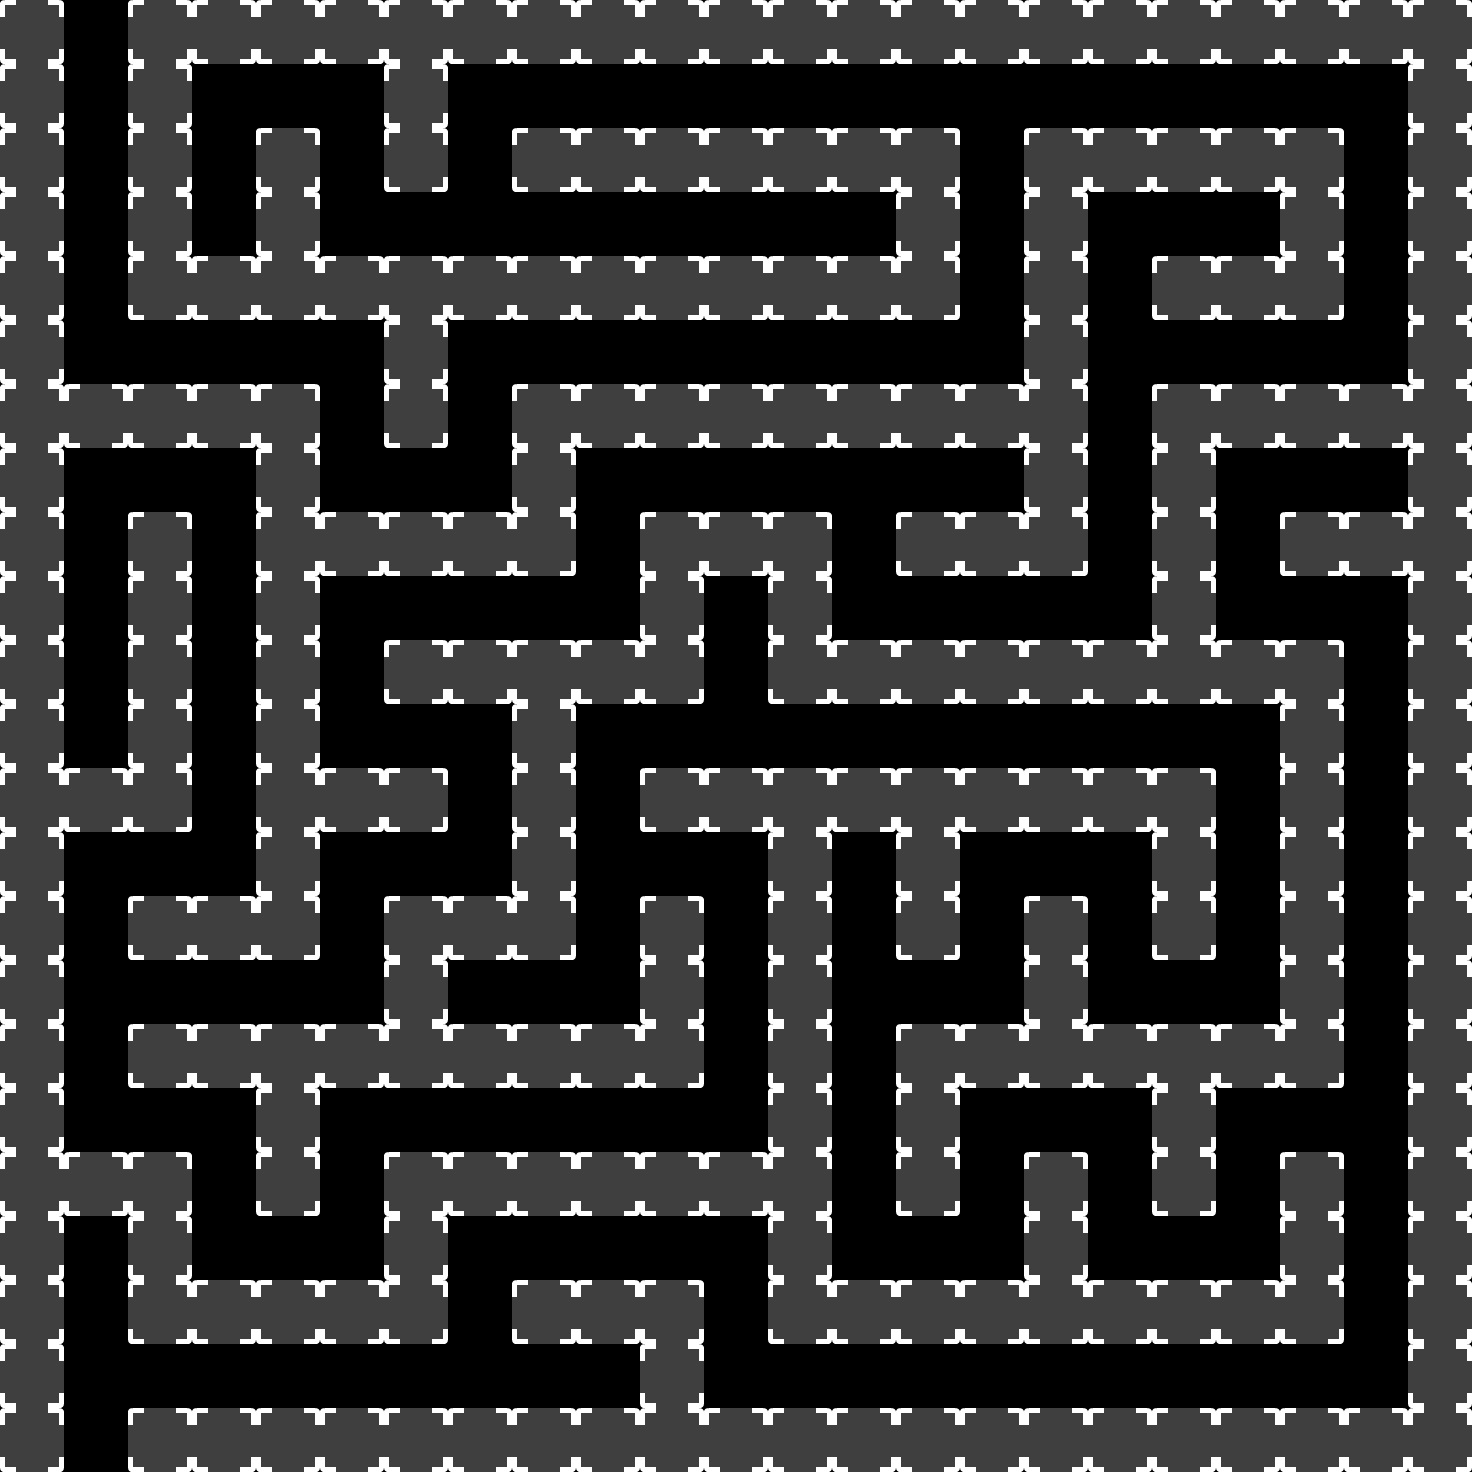

This is a level from a 2D game, rendered from its Tiled map with the project's own tilesets. A one-line summary and the map file follow, with tile-layer data summarised:
An orthogonal 23x23 tile map with 64x64 px tiles, 1 tile layer (Platforms) and 1 object.

<map version="1.2" tiledversion="1.3.3" orientation="orthogonal" renderorder="right-down" width="23" height="23" tilewidth="64" tileheight="64" infinite="0" nextlayerid="4" nextobjectid="3">
 <tileset firstgid="1" name="kenney_simple_platformer" tilewidth="64" tileheight="64" tilecount="98" columns="14">
  <image source="../tilesets/platformPack_tilesheet.png" width="896" height="448" />
 </tileset>
 <layer id="1" name="Platforms" width="23" height="23">
  <data>[529 cells, 286 non-empty, 1 distinct tile ids]</data>
 </layer>
 <objectgroup id="3" name="Spikes">
  <object id="2" gid="76" x="64.5" y="1472" width="64" height="64" />
 </objectgroup>
</map>
